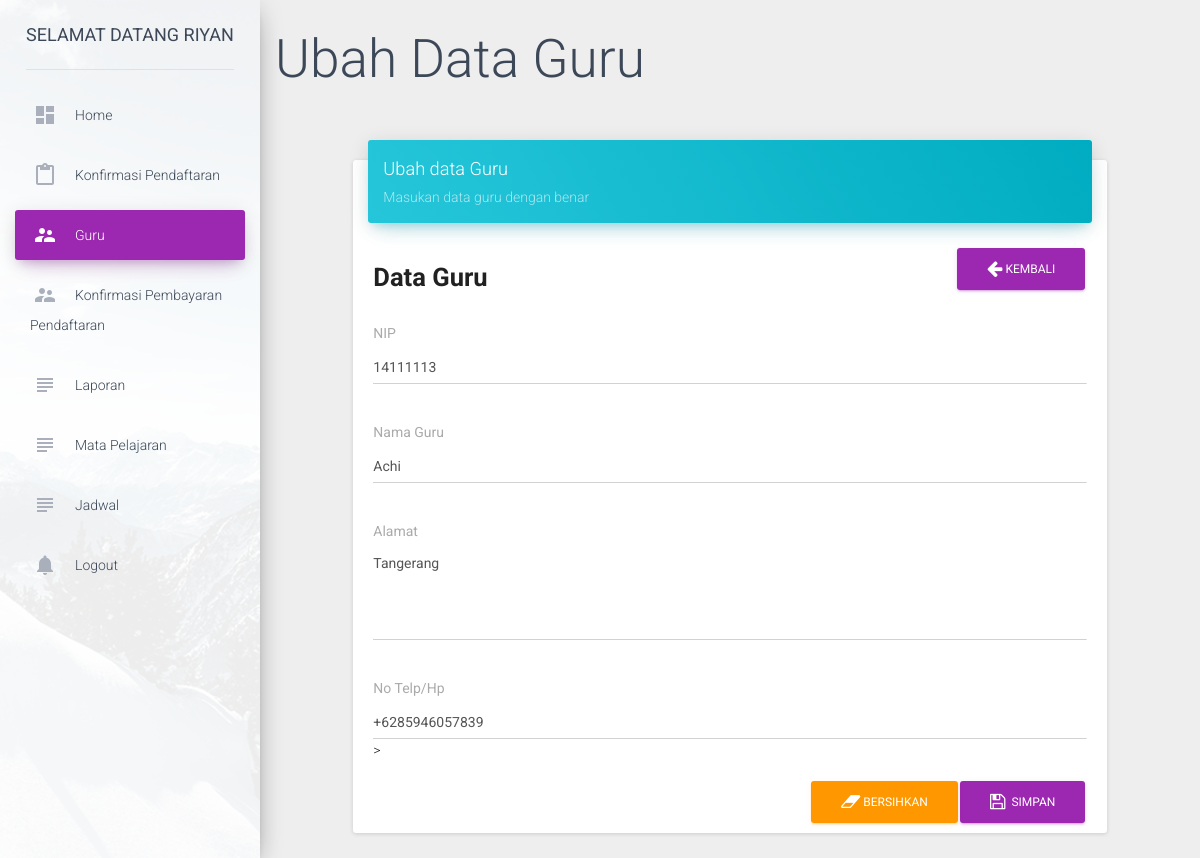
/dashboard/index.php?page=12&id=2 (signed in), run on an earlier commit of the app's database.
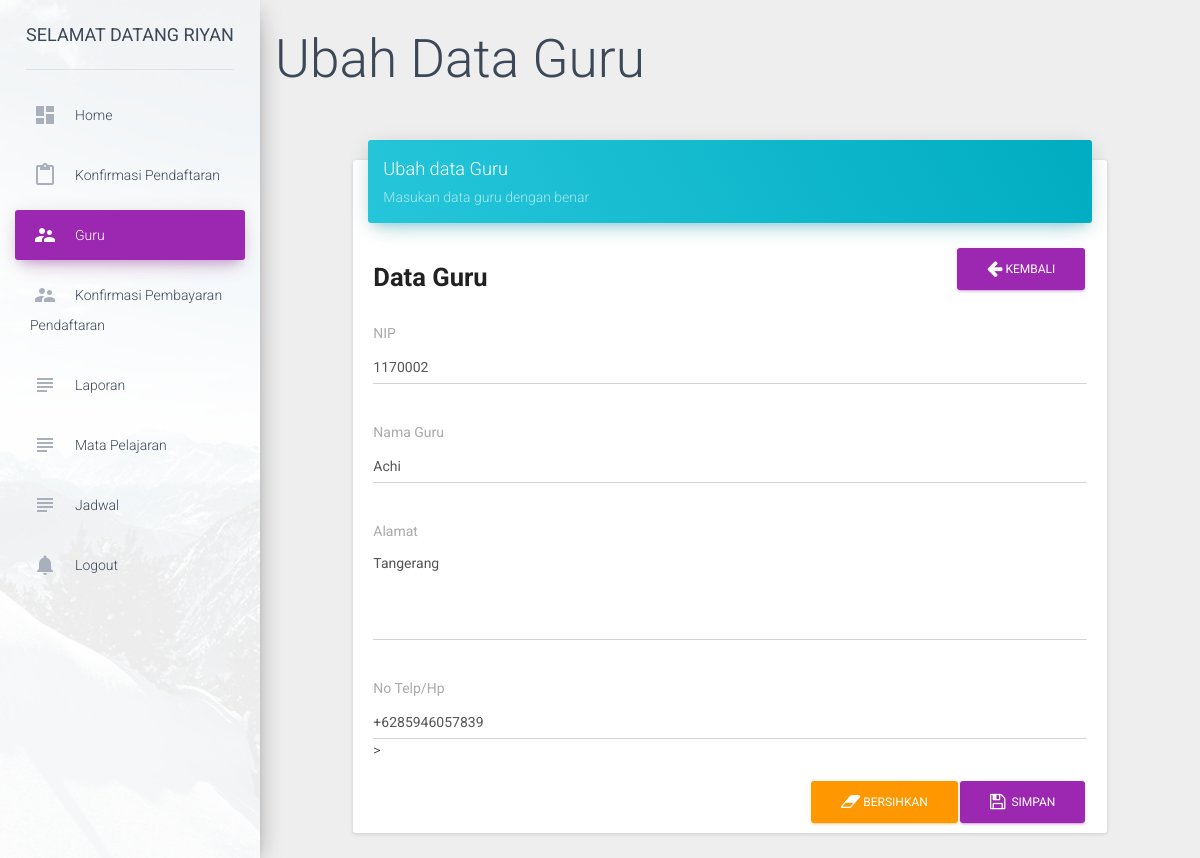
And on a later commit of the database.
### tables this page shows
CREATE TABLE `guru` (
  `Id` int(11) NOT NULL AUTO_INCREMENT,
  `nip` char(7) DEFAULT NULL,
  `nama_guru` varchar(100) DEFAULT NULL,
  `alamat` varchar(255) DEFAULT NULL,
  `telp` varchar(255) DEFAULT NULL,
  PRIMARY KEY (`Id`)
);

### dashboard/include/ubah_guru.php (the view, shortened to what this page needs)
<h1>Ubah Data Guru</h1>
<?php
$query 		=	"SELECT * FROM guru where Id = $id";
$exec  		= 	mysqli_query($conn, $query);
if ($exec) {
	$data 	= mysqli_fetch_array($exec);
}else{
	echo mysqli_error($conn);
}
?>
<div class="row">
    <div class="col-sm-12 col-md-8 col-lg-10 col-lg-offset-1">
        <div class="card" style="margin-top: 50px">
            <div class="card-header" data-background-color="blue">
                <h4 class="title">Ubah data Guru</h4>
                <p class="category">Masukan data guru dengan benar</p>
            </div>
            <div class="card-content">
                <a href="index.php?page=10" class="btn btn-primary btn-md pull-right"><i class="fa fa-arrow-left"></i> Kembali</a>
                <h3 style="overflow: hidden;"><b>Data Guru</b></h3>
				<form action="" method="post">
					<div class="form-group">
						<label for="nip">NIP</label>
						<input type="text" class="form-control" readonly="readonly" name="nip" value="<?php echo $data['nip']?>">
					</div>
					<div class="form-group floating-label">
						<label for="nama">Nama Guru</label>
						<input type="text" class="form-control" name="nama" value="<?php echo $data['nama_guru'] ?>">
					</div>
					<div class="form-group floating-label">
						<label for="nama">Alamat</label>
						<textarea name="alamat" cols="20" rows="4" class="form-control"><?php echo $data['alamat']?></textarea>
					</div>
					<div class="form-group floating-label">
						<label for="telp">No Telp/Hp</label>
						<input type="text" class="form-control" name="telp" value="<?php echo $data['telp'] ?>">>
					</div>
					<button type="submit" name="submit" class="btn btn-primary pull-right"><i class="fa fa-save"></i> &nbsp;Simpan</button>
					<button type="reset" class="btn btn-warning pull-right"><i class="fa fa-eraser"></i> Bersihkan</button>
				</form>
            </div>
        </div>
    </div>
</div>

What changed in the data, as far as the page shows it:
changed guru "Achi": nip "14111113" → "1170002"
